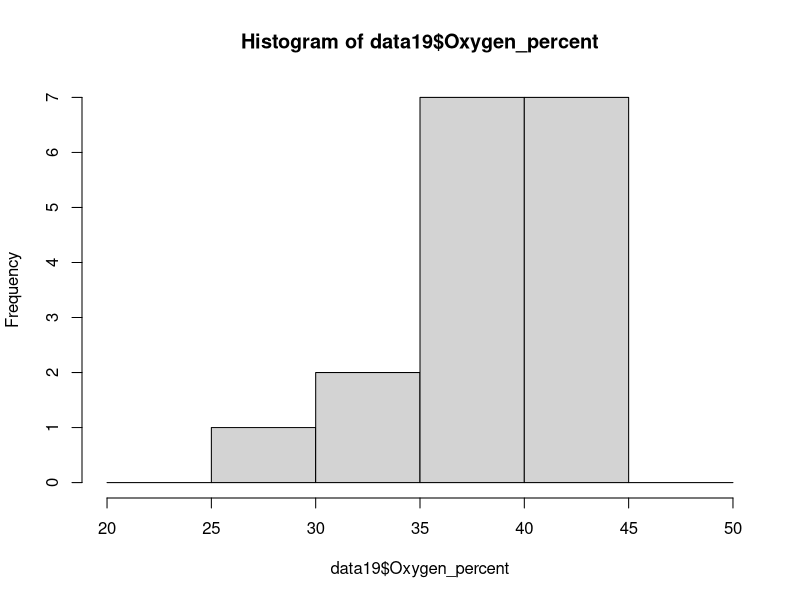
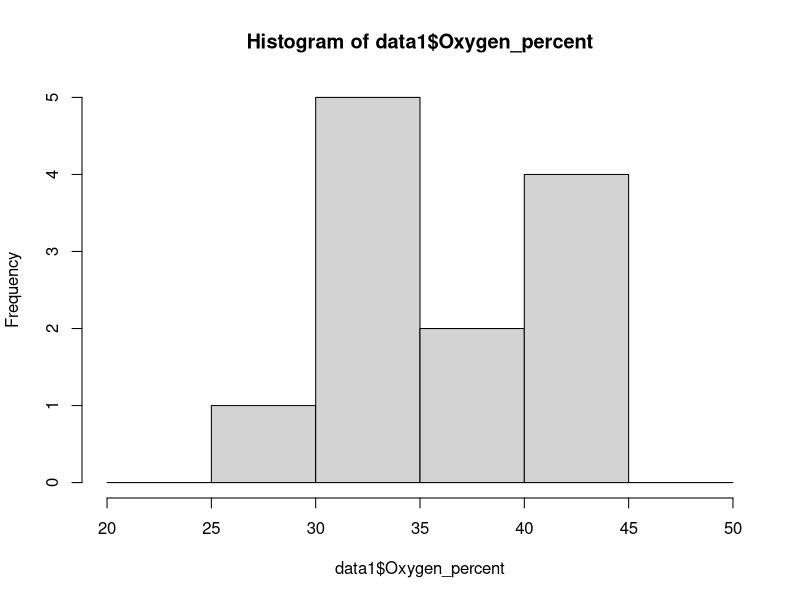
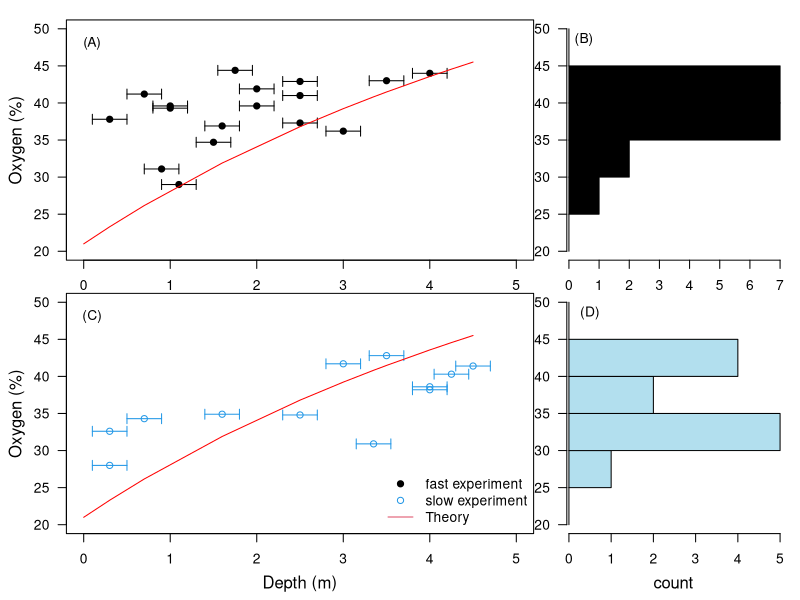

Generate these figures, in order, with R:
setwd("/home/shikhani/Documents/Bubble_data/Data_2022_08_13/")
data <- read.csv("Bubble_MS_sample_data_20221018.csv")
data=data[order(data$Depth_meter),]

data$rO2=1-(0.79/((data$Depth_meter*0.1)+1))

data$pch <- 19
data$pch[(which(data$Gas_amount<80 | data$Duration_h>7))] <- 1

data$ol <- 1
#data$ol[which(data$sample_number == 16 | data$sample_number== 37)] <- 2
data$ol[(which(data$Gas_amount<80 | data$Duration_h>7))] <- 4
data19 <- data[which(data$pch==19),]
data1 <- data[which(data$pch==1),]

h19 <- hist(data19$Oxygen_percent,breaks=c(20,25, 30, 35,40, 45,50))


dat19 <- rbind(h19$counts)

h1 <- hist(data1$Oxygen_percent,breaks=c(20,25, 30, 35,40, 45,50))

dat1 <- rbind(h1$counts)



png(filename = "O2_depth_4panels.png",width = 250,height = 200,units = "mm",res = 300)


l <-layout(matrix(c(1:4), 2, 2, byrow = TRUE), widths=c(0.67, 0.33))
par(mar=c(1, 1, 1, 1),
    oma = c(3, 3, 0.2, 0.2))

plot((data19$Depth_meter), data19$Oxygen_percent,pch=data19$pch, xlim = c(0,5), ylab="Oxygen (%)", xlab="Depth (m)", ylim=c(20,50), las=1, col= data19$ol)
arrows((data19$Depth_meter)+0.2, data19$Oxygen_percent,(data19$Depth_meter)-0.2, data19$Oxygen_percent,length=0.05, angle=90, code=3, col=data19$ol)
lines((c(0,data1$Depth_meter)*1),c(0.21,data1$rO2)*100, col="red")
mtext("Oxygen (%)",side=2,col="black",line=2.5)  
text(0.1,48,"(A)")


barplot(as.matrix(dat19),col=c(1), space = 0, axes = FALSE, horiz=T)
axis(side = 2, at=c(0,1,2,3,4,5,6),labels = c(20,25, 30, 35,40, 45,50),las=2)
axis(side = 1)
text(0.5,5.7,"(B)")

plot((data1$Depth_meter), data1$Oxygen_percent,pch=data1$pch, xlim = c(0,5), ylab="Oxygen (%)", xlab="Depth (m)", ylim=c(20,50), las=1, col= data1$ol)
arrows((data1$Depth_meter)+0.2, data1$Oxygen_percent,(data1$Depth_meter)-0.2, data1$Oxygen_percent,length=0.05, angle=90, code=3, col=data1$ol)
lines((c(0,data1$Depth_meter)*1),c(0.21,data1$rO2)*100, col="red")
mtext("Oxygen (%)",side=2,col="black",line=2.5) 
mtext("Depth (m)",side=1,col="black",line=2.5)  
legend("bottomright", legend =c( "fast experiment", "slow experiment","Theory"),pch = c(19,1,NA), lty = c(NA,NA,1), col=c(1,4,2),bty = "n",)
text(0.1,48,"(C)")

b1 <- barplot(as.matrix(dat1),col=c("lightblue2"), space = 0, axes = FALSE, horiz=T)
axis(side = 2, at=c(0,1,2,3,4,5,6),labels = c(20,25, 30, 35,40, 45,50),las=2)
axis(side = 1)
mtext("count",side=1,col="black",line=2.5)  
text(0.5,5.7,"(D)")
dev.off()


